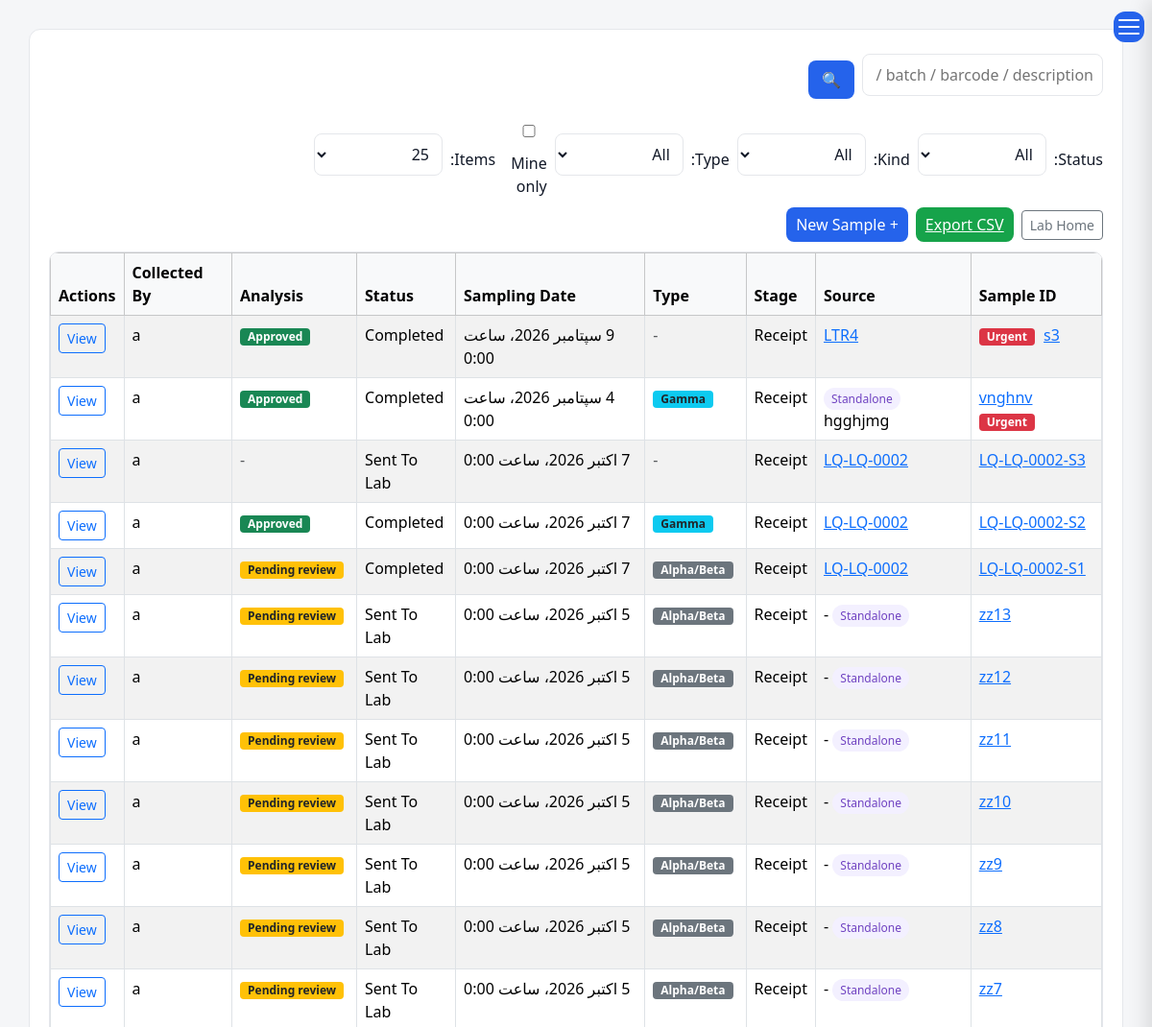
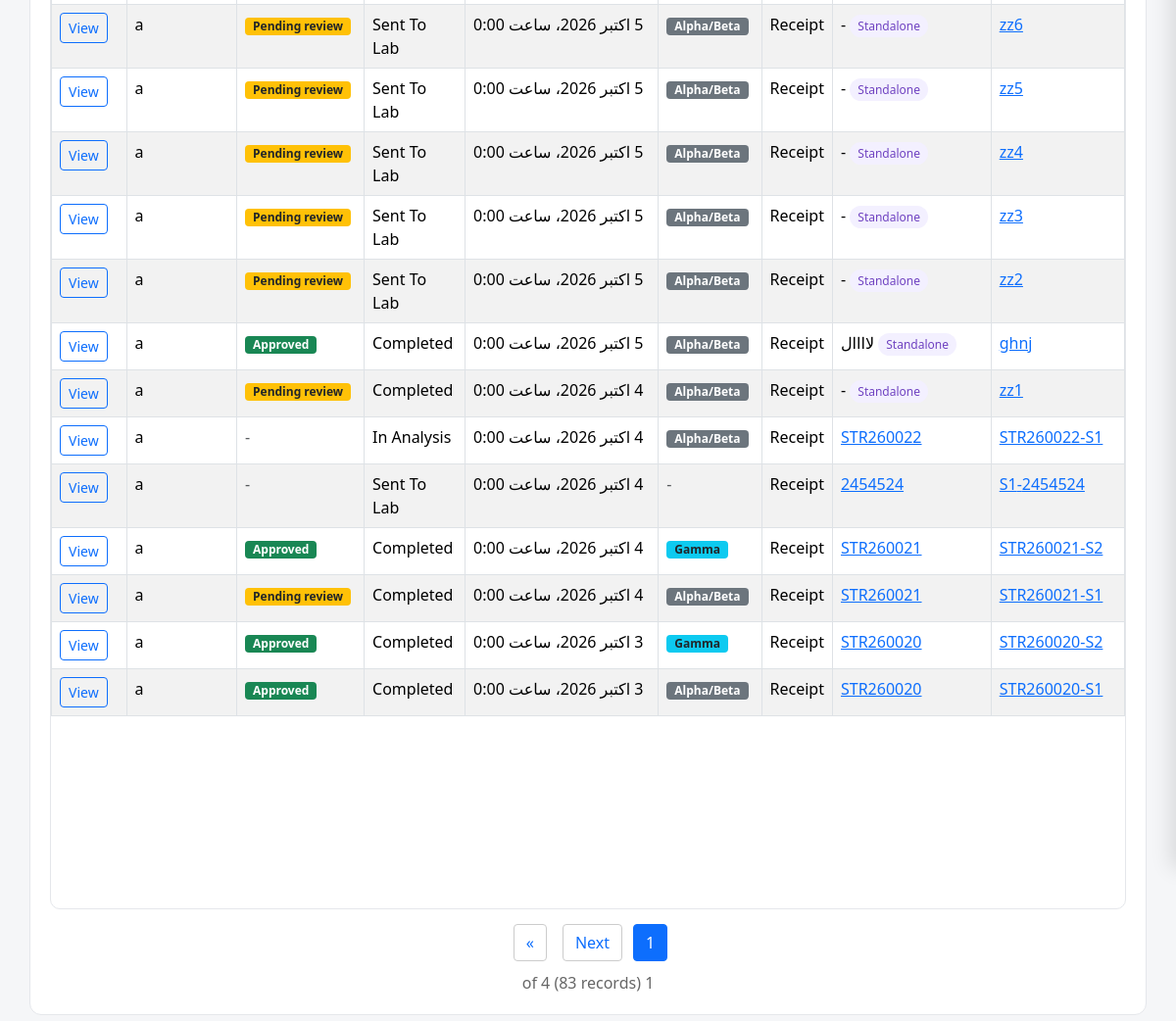
Before: /laboratory/samples/ (signed in) with the older database file (2 pictures, top to bottom).
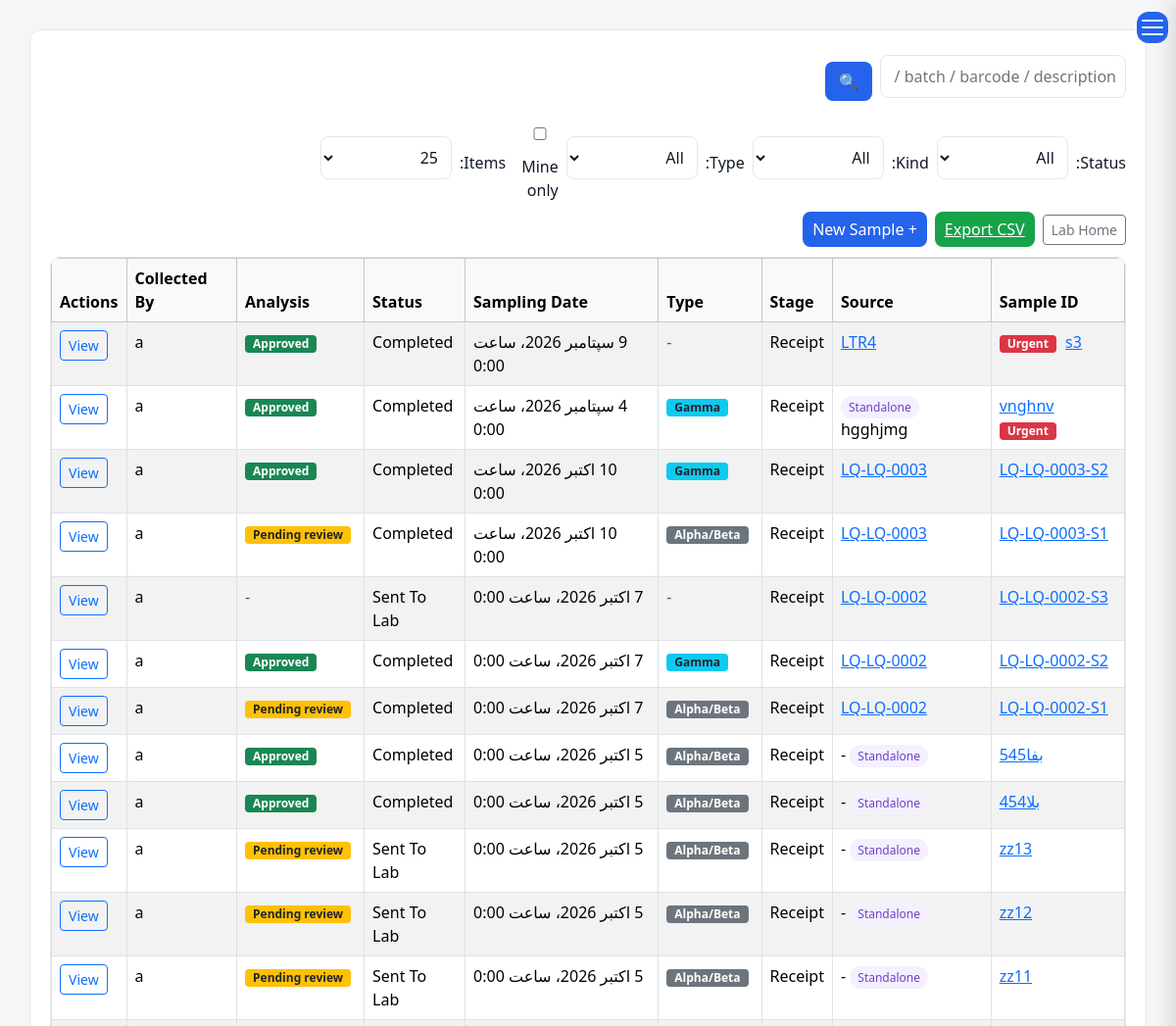
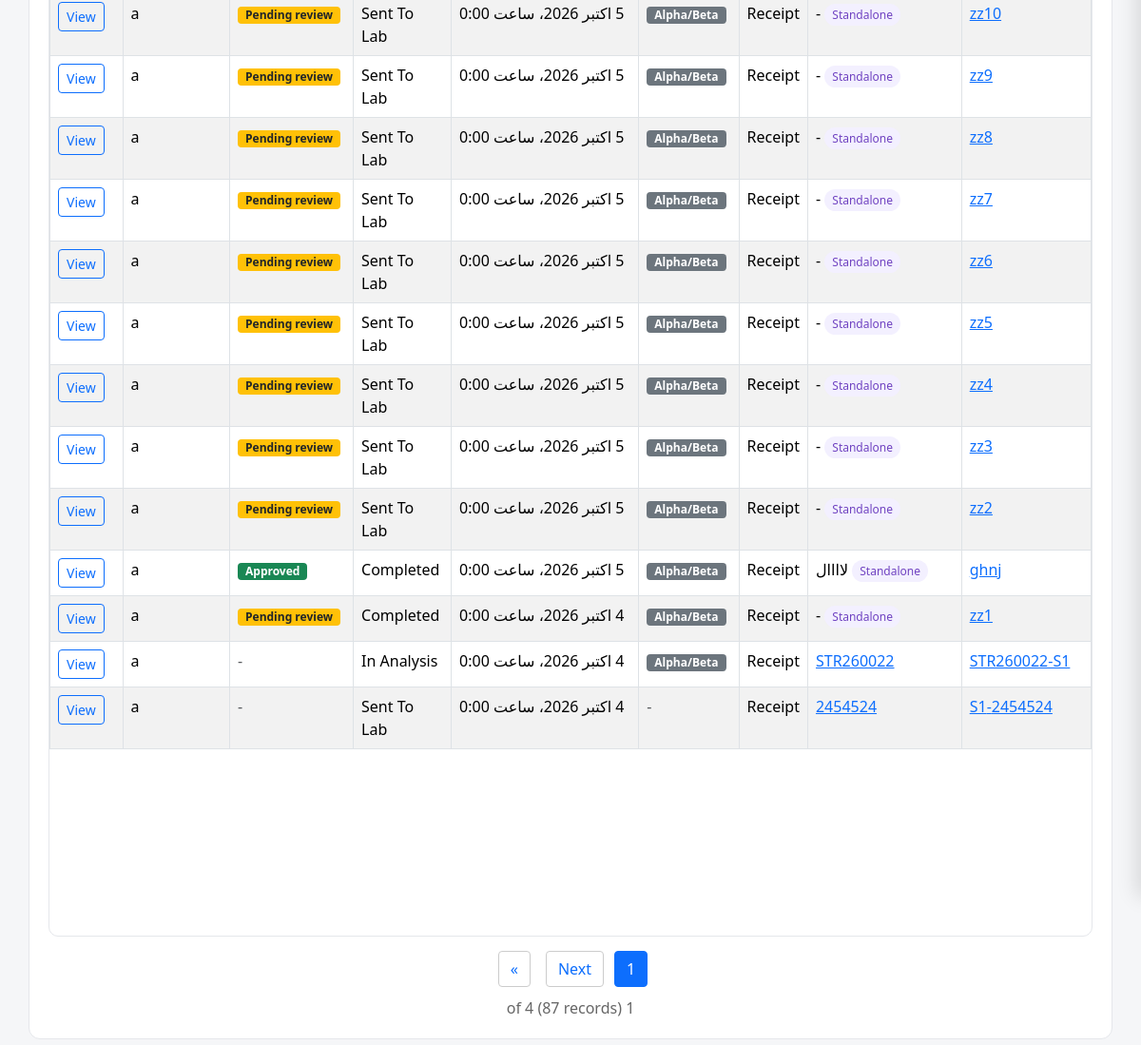
After: the same page with the newer database file (2 pictures, top to bottom).
### laboratory/models.py (models this page shows, shortened)
class Sample(models.Model):
    sample_id = models.CharField(_("Sample ID"), max_length=50, unique=True)
    batch = models.ForeignKey(
        WasteBatch, verbose_name=_("Waste Batch"), on_delete=models.PROTECT,
        related_name="samples", null=True, blank=True,
    )
    applicant_name = models.CharField(
        _("Applicant name"), max_length=255, blank=True, null=True,
        help_text=_("Name of the applicant company or unit."),
    )
    sample_type = models.CharField(_("Sample type"), max_length=50, blank=True, null=True)
    description = models.CharField(
        _("Description"), max_length=255, blank=True, null=True,
        help_text=_("For standalone samples not linked to a waste batch."),
    )
    sample_stage = models.CharField(_("Sample Stage"), max_length=20, choices=SampleStage.choices)
    analysis_type = models.CharField(
        _("Analysis type"), max_length=30, choices=CounterType.choices, blank=True, default="",
        help_text=_("Which detector this sample will be counted on — decides which report it gets."),
    )
    sampling_date = models.DateTimeField(_("Sampling Date"))
    sampling_location = models.CharField(_("Sampling location"), max_length=50, blank=True, null=True)
    sample_mass_kg = models.DecimalField(
        _("Sample Mass (kg)"), max_digits=10, decimal_places=5, blank=True, null=True
    )
    sample_volume_ml = models.DecimalField(
        _("Sample Volume (ml)"), max_digits=12, decimal_places=3, null=True, blank=True
    )
    urgent = models.BooleanField(_("Urgent"), default=False)
    status = models.CharField(
        _("Status"), max_length=20, choices=SampleStatus.choices, default=SampleStatus.COLLECTED
    )
    collected_by = models.ForeignKey(
        settings.AUTH_USER_MODEL, verbose_name=_("Collected By"),
        on_delete=models.SET_NULL, null=True, related_name="samples_collected",
    )
    remarks = models.TextField(_("Remarks"), blank=True, null=True)
    sample_code_barcode = models.CharField(
        _("Barcode"), max_length=100, unique=True, blank=True, null=True
    )
    sent_to_lab_date = models.DateField(_("Sent To Lab Date"), blank=True, null=True)
    lab_received_date = models.DateField(_("Lab Received Date"), blank=True, null=True)
    lab_comments = models.TextField(_("Lab Comments"), blank=True, null=True)
    created_at = models.DateTimeField(_("Created At"), auto_now_add=True)
    rejected_by = models.ForeignKey(
        settings.AUTH_USER_MODEL, verbose_name=_("Rejected By"), on_delete=models.SET_NULL,
        null=True, blank=True, related_name="samples_rejected",
    )
    rejected_at = models.DateTimeField(_("Rejected At"), null=True, blank=True)
    rejection_reason = models.TextField(_("Rejection Reason"), blank=True, default="")
    rejection_seen = models.BooleanField(default=True)
    class Meta:
        ordering = ["-urgent", "sampling_date"]
        verbose_name = _("Sample")
        verbose_name_plural = _("Samples")

### waste/models.py (models this page shows, shortened)
class WasteBatch(models.Model):
    waste_id = models.CharField(_("Waste ID"), max_length=100, unique=True)
    waste_type = models.CharField(_("Waste Type"), max_length=10, choices=WasteType.choices)
    waste_class = models.CharField(_("Waste Class"), max_length=10, choices=WasteClass.choices, blank=True, null=True)
    waste_state = models.CharField(
        _("Waste State"), max_length=20, choices=WasteState.choices, default=WasteState.UNPROCESSED
    )
    facility = models.ForeignKey(
        FacilityModel,
        verbose_name=_("Current Facility"),
        on_delete=models.PROTECT,
        related_name="waste_batches",
    )
    origin_facility = models.ForeignKey(
        FacilityModel,
        verbose_name=_("Origin Facility"),
        on_delete=models.SET_NULL,
        null=True,
        blank=True,
        related_name="originated_waste_batches",
    )
    origin_of_waste = models.CharField(_("Origin of Waste"), max_length=20, choices=OriginOfWaste.choices)
    date_received = models.DateField(_("Date Received"), null=True, blank=True)
    description = models.TextField(_("Description"), blank=True, null=True)
    waste_arising_from = models.CharField(_("Waste Arising From"), max_length=100, blank=True, null=True)
    material = models.CharField( _("Material"), max_length=30, choices=MaterialType.choices, blank=True, null=True,)
    container_type = models.CharField(_("Container Type"), max_length=100, blank=True, null=True)
    waste_appearance = models.CharField(
        _("Waste Appearance"), max_length=255, blank=True, null=True,
        help_text=_("Physical appearance: colour, clarity, texture, visible solids…"),
    )
    hardness = models.DecimalField(_("Hardness"), max_digits=10, decimal_places=3, blank=True, null=True)
    mass_kg = models.DecimalField(
        _("Mass (kg)"), max_digits=12, decimal_places=3, blank=True, null=True,
        help_text=_("Total mass of the batch as held (including packaging, if any)."),
    )
    volume_m3 = models.DecimalField(_("Volume (m³)"), max_digits=12, decimal_places=3, blank=True, null=True)
    dose_rate_surface_uSv = models.DecimalField(
        _("Surface Dose Rate (µSv/h)"), max_digits=12, decimal_places=3, blank=True, null=True
    )
    dose_rate_1m_uSv = models.DecimalField(
        _("Dose Rate @ 1m (µSv/h)"), max_digits=12, decimal_places=3, blank=True, null=True
    )
    dose_rate_date = models.DateField(_("Dose Measurement Date"), null=True, blank=True)
    alpha_contamination_bq_cm2 = models.DecimalField(
        _("Alpha Contamination (Bq/cm²)"), max_digits=12, decimal_places=5, blank=True, null=True
    )
    beta_gamma_contamination_bq_cm2 = models.DecimalField(
        _("Beta/Gamma Contamination (Bq/cm²)"), max_digits=20, decimal_places=5, blank=True, null=True
    )
    ph = models.DecimalField(_("pH"), max_digits=5, decimal_places=2, blank=True, null=True)
    density = models.DecimalField(_("Density"), max_digits=10, decimal_places=4, blank=True, null=True)
    total_solids = models.DecimalField(_("Total Solids"), max_digits=10, decimal_places=4, blank=True, null=True)
    suspended_solids = models.DecimalField(
        _("Suspended Solids"), max_digits=10, decimal_places=4, blank=True, null=True
    )
    soluble_solids = models.DecimalField(_("Soluble Solids"), max_digits=10, decimal_places=4, blank=True, null=True)
    possible_pretreatment = models.CharField(
        _("Possible Pre-Treatment"), max_length=30, choices=PreTreatmentOption.choices, blank=True, null=True
    )
    possible_treatment = models.CharField(
        _("Possible Treatment"), max_length=30, choices=TreatmentOption.choices, blank=True, null=True
    )
    pretreatment = models.CharField(
        _("Pre-Treatment Applied"), max_length=30, choices=PreTreatmentOption.choices, blank=True, null=True
    )
    treatment = models.CharField(
        _("Treatment Applied"), max_length=30, choices=TreatmentOption.choices, blank=True, null=True
    )
    package_type = models.CharField( _("Package Type"), max_length=20, choices=PackageType.choices, blank=True, null=True,)
    waste_matrix = models.CharField(_("Waste Matrix"), max_length=100, blank=True, null=True)
    waste_to_matrix_ratio = models.DecimalField(
        _("Waste to Matrix Ratio"), max_digits=10, decimal_places=4, blank=True, null=True
    )
    waste_mass_kg = models.DecimalField(
        _("Waste Mass (kg)"), max_digits=12, decimal_places=3, blank=True, null=True,
        help_text=_("Mass of the waste itself, without matrix/package."),
    )
    package_mass_kg = models.DecimalField(
        _("Package Mass (kg)"), max_digits=12, decimal_places=3, blank=True, null=True
    )
    package_volume_m3 = models.DecimalField(
        _("Package Volume (m³)"), max_digits=12, decimal_places=3, blank=True, null=True
    )
    location = models.CharField(_("Storage Location"), max_length=100, blank=True, null=True)
    status = models.CharField(
        _("Status"), max_length=20, choices=BatchStatus.choices, default=BatchStatus.STORED
    )
    status_date = models.DateField(_("Status Date"), null=True, blank=True)
    attachment = models.FileField(
        _("Attachment"),
        upload_to="waste/attachments/",
        validators=[validate_attachment],
        blank=True,
        null=True,
    )
    created_by = models.ForeignKey(
        settings.AUTH_USER_MODEL,
        verbose_name=_("Created By"),
        on_delete=models.SET_NULL,
        null=True,
        related_name="created_batches",
    )
    created_at = models.DateTimeField(_("Created At"), auto_now_add=True)
    updated_at = models.DateTimeField(_("Updated At"), auto_now=True)
    history = HistoricalRecords()
    class Meta:
        ordering = ("-created_at", "waste_id")
        verbose_name = _("Waste Batch")
        verbose_name_plural = _("Waste Batches")
        indexes = [
            models.Index(fields=["status"]),
            models.Index(fields=["facility", "status"]),
            models.Index(fields=["waste_type", "waste_state"]),
        ]

### laboratory/views.py (the view, shortened to what this page needs)
# urls.py: path("samples/", views.sample_list, name="sample_list"),
def sample_list(request):
    queryset = (
        Sample.objects
        .select_related("batch", "collected_by")
        .prefetch_related("analysis__nuclide_activities__radionuclide")
        .order_by("-urgent", "-sampling_date", "-id")
    )
    search = request.GET.get("search", "")
    status = request.GET.get("status", "")
    if status:
        queryset = queryset.filter(status=status)
    kind = request.GET.get("kind", "")
    if kind == "standalone":
        queryset = queryset.filter(batch__isnull=True)
    elif kind == "batch":
        queryset = queryset.filter(batch__isnull=False)
    mine = "1" if request.GET.get("mine") else ""
    if mine:
        queryset = queryset.filter(collected_by=request.user)
    atype = request.GET.get("type", "")
    if atype:
        queryset = queryset.filter(analysis_type=atype)
    size = request.GET.get("size", "25")
    if size == "all":
        page_size = max(queryset.count(), 1)
    else:
        try:
            page_size = max(1, int(size))
        except (ValueError, TypeError):
            page_size = 25
    paginator = Paginator(queryset, page_size)
    page_obj = paginator.get_page(request.GET.get("page"))
    return render(request, "laboratory/sample_list.html", {
        "samples": page_obj,
        "page_obj": page_obj,
        "page_size": size,
        "search": search,
        "status": status,
        "kind": kind,
        "atype": atype,
        "mine": mine,
        "status_choices": SampleStatus.choices,
    })

### templates/laboratory/sample_list.html (shortened to what the changed rows need)
{% extends "base.html" %}
{% load i18n %}
{% block content %}
<div class="content">
<form method="get" class="table-header">
    <div class="header-group">
    </div>
    <div class="header-group">
    </div>
    <div class="header-group">
    </div>
</form>
<div class="table-scroll">
<table class="table table-bordered table-striped">
<thead class="table-light">
<tr>
    <th>{% trans "Sample ID" %}</th>
    <th>{% trans "Source" %}</th>
    <th>{% trans "Stage" %}</th>
    <th>{% trans "Type" %}</th>
    <th>{% trans "Sampling Date" %}</th>
    <th>{% trans "Status" %}</th>
    <th>{% trans "Analysis" %}</th>
    <th>{% trans "Collected By" %}</th>
    <th>{% trans "Actions" %}</th>
</tr>
</thead>
<tbody>
{% for s in samples %}
<tr {% if s.urgent %}class="urgent-row"{% endif %}>
    <td>
        <a href="{% url 'sample_detail' s.pk %}">{{ s.sample_id }}</a>
        {% if s.urgent %}<span class="badge bg-danger">{% trans "Urgent" %}</span>{% endif %}
    </td>
    <td>
        {% if s.batch %}
            <a href="{% url 'waste_detail' s.batch.pk %}">{{ s.batch.waste_id }}</a>
        {% else %}
            <span class="badge-standalone">{% trans "Standalone" %}</span>
            {{ s.description|default:"-"|truncatechars:40 }}
        {% endif %}
    </td>
    <td>{{ s.get_sample_stage_display }}</td>
    <td>
        {% if s.analysis_type == "HPGE" %}<span class="badge bg-info text-dark">{% trans "Gamma" %}</span>
        {% elif s.analysis_type == "ALPHABETA" %}<span class="badge bg-secondary">{% trans "Alpha/Beta" %}</span>
        {% else %}<span class="text-muted">-</span>{% endif %}
    </td>
    <td>{{ s.sampling_date }}</td>
    <td>{{ s.get_status_display }}</td>
    <td>
        {% if s.analysis %}
            {% if s.analysis.approved %}
                <span class="badge bg-success">{% trans "Approved" %}</span>
            {% else %}
                <span class="badge bg-warning text-dark">{% trans "Pending review" %}</span>
            {% endif %}
        {% else %}
            <span class="text-muted">-</span>
        {% endif %}
    </td>
    <td>{{ s.collected_by|default:"-" }}</td>
    <td><a href="{% url 'sample_detail' s.pk %}" class="btn btn-sm btn-outline-primary">{% trans "View" %}</a></td>
</tr>
{% empty %}
<tr><td colspan="9" class="text-center">{% trans "No samples found." %}</td></tr>
{% endfor %}
</tbody>
</table>
</div>
{% with qs="&search="|add:search|add:"&status="|add:status|add:"&kind="|add:kind|add:"&type="|add:atype|add:"&mine="|add:mine|add:"&size="|add:page_size %}
<div class="pagination">
    <span class="current">{{ page_obj.number }}</span>
    {% if page_obj.has_next %}
        <a href="?page={{ page_obj.next_page_number }}{{ qs|urlencode:"=&" }}">{% trans "Next" %}</a>
        <a href="?page={{ page_obj.paginator.num_pages }}{{ qs|urlencode:"=&" }}">»</a>
    {% endif %}
</div>
{% endwith %}
<div class="page-info">
    {{ page_obj.number }} {% trans "of" %} {{ page_obj.paginator.num_pages }}
    ({{ page_obj.paginator.count }} {% trans "records" %})
</div>
</div>
{% endblock %}

Changed rows visible on the page:
no longer on this page (row unchanged): Sample: sample_id "STR260021-S2", batch.waste_id "STR260021", sample_stage "Receipt", sampling_date "4 اکتبر 2026، ساعت 0:00", status "Completed", collected_by "a"
no longer on this page (row unchanged): Sample: sample_id "STR260021-S1", batch.waste_id "STR260021", sample_stage "Receipt", sampling_date "4 اکتبر 2026، ساعت 0:00", status "Completed", collected_by "a"
no longer on this page (row unchanged): Sample: sample_id "STR260020-S2", batch.waste_id "STR260020", sample_stage "Receipt", sampling_date "3 اکتبر 2026، ساعت 0:00", status "Completed", collected_by "a"
no longer on this page (row unchanged): Sample: sample_id "STR260020-S1", batch.waste_id "STR260020", sample_stage "Receipt", sampling_date "3 اکتبر 2026، ساعت 0:00", status "Completed", collected_by "a"
added Sample: sample_id "LQ-LQ-0003-S2", batch.waste_id "LQ-LQ-0003", sample_stage "Receipt", sampling_date "10 اکتبر 2026، ساعت 0:00", status "Completed", collected_by "a"
added Sample: sample_id "LQ-LQ-0003-S1", batch.waste_id "LQ-LQ-0003", sample_stage "Receipt", sampling_date "10 اکتبر 2026، ساعت 0:00", status "Completed", collected_by "a"
added Sample: sample_id "بفا545", description "-", sample_stage "Receipt", sampling_date "5 اکتبر 2026، ساعت 0:00", status "Completed", collected_by "a"
added Sample: sample_id "بلا454", description "-", sample_stage "Receipt", sampling_date "5 اکتبر 2026، ساعت 0:00", status "Completed", collected_by "a"
Other visible differences:
{{ page_obj.paginator.count }}: "83" → "87"
